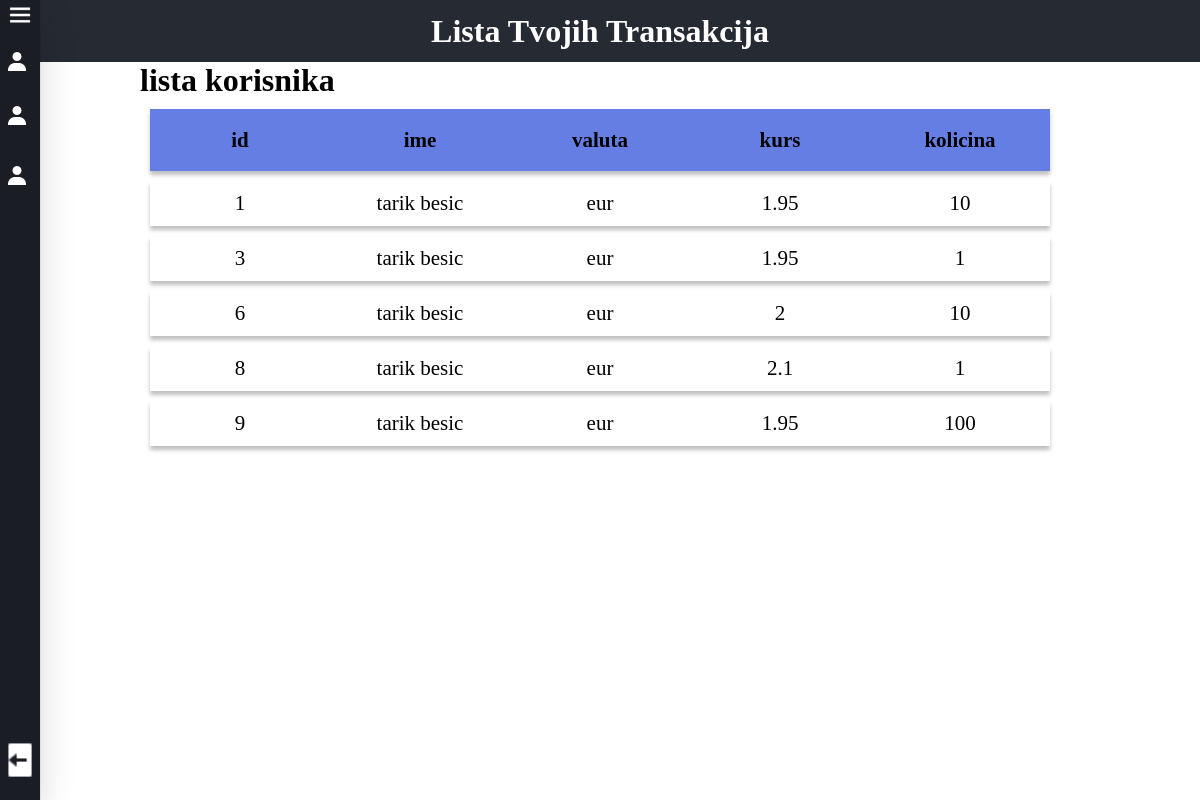
The app's page /transactionsUser.php with its own data.
### tables this page shows
CREATE TABLE IF NOT EXISTS `transactions` (
  `id` int(11) NOT NULL AUTO_INCREMENT,
  `username` text NOT NULL,
  `currency` text NOT NULL,
  `value` float NOT NULL,
  `bought` float NOT NULL,
  PRIMARY KEY (`id`)
);

### transactionsUser.php (the view, shortened to what this page needs)
<?php
include "konekcija.php";
$sql = "SELECT * FROM `transactions` WHERE transactions.username='tarik besic';";
$result = $konekcija->query($sql);
?>
<!DOCTYPE html>
<html lang="en">
<head>
    <link rel="stylesheet" href="./styles/user/transactions.css">
</head>
<body>
<div class="sidebar">
        <div class="upper">
            <div class="hamburger">
                <img src="./images/menu.png" class="img">
            </div>
            <a class="menu" href="dashboardUser.php">
                <img src="./images/123.png">
            </a>
            <a class="menu" href="convert.php">
                <img src="./images/123.png">
            </a>
            <a class="menu" href="transactionsUser.php">
                <img src="./images/123.png">
            </a>
        </div>
        <a class="logout" href="login.php">
            <img src="./images/logout.png" alt="">
        </a>
    </div>
    <div class="header">
        <h1>Lista Tvojih Transakcija </h1>
    </div>
    <div class="content">
        <div class="content">
            <div class="table-container">
                <div class="row">
                    <h1>lista korisnika</h1>
                </div>
                <div class="table">
                    <div class="row header">
                        <div class="cell header">id</div>
                        <div class="cell header">ime</div>
                        <div class="cell header">valuta</div>
                        <div class="cell header">kurs</div>
                        <div class="cell header">kolicina</div>
                    </div>
                    <?php
                    if ($result->num_rows > 0) {
                        while ($row = $result->fetch_assoc()) {
                    ?>
                            <div class="row">
                                <div class="cell "><?php echo $row['id']; ?> </div>
                                <div class="cell "><?php echo $row['username']; ?> </div>
                                <div class="cell "><?php echo $row['currency']; ?> </div>
                                <div class="cell "><?php echo $row['value']; ?> </div>
                                <div class="cell "><?php echo $row['bought']; ?> </div>
                            </div>
                    <?php       }
                    }
                    ?>
                </div>
            </div>
        </div>
    </div>
</body>
</html>

### styles/user/transactions.css (style rules this page uses)
* { margin: 0; padding: 0; -webkit-box-sizing: border-box; box-sizing: border-box; }
body { width: 100vw; height: 100vh; }
a { text-decoration: none; }
.sidebar { width: 40px; height: 100vh; position: fixed; top: 0; display: -webkit-box; display: -ms-flexbox; display: flex; -webkit-box-orient: vertical; -webkit-box-direction: normal; -ms-flex-direction: column; flex-direction: column; -webkit-box-pack: justify; -ms-flex-pack: justify; justify-content: space-between; background-color: #1a1d24; overflow: hidden; z-index: 100; -webkit-box-shadow: rgba(0, 0, 0, 0.16) 0px 10px 36px 0px, rgba(0, 0, 0, 0.06) 0px 0px 0px 1px; box-shadow: rgba(0, 0, 0, 0.16) 0px 10px 36px 0px, rgba(0, 0, 0, 0.06) 0px 0px 0px 1px; -webkit-transition: all 0.3s ease; transition: all 0.3s ease; }
.sidebar .hamburger { display: -webkit-box; display: -ms-flexbox; display: flex; -webkit-box-align: center; -ms-flex-align: center; align-items: center; -webkit-box-pack: end; -ms-flex-pack: end; justify-content: flex-end; padding-right: 5px; }
.sidebar .hamburger .img { width: 30px; height: 30px; }
.sidebar .menu { display: -webkit-box; display: -ms-flexbox; display: flex; cursor: pointer; -webkit-box-align: center; -ms-flex-align: center; align-items: center; width: 160px; margin: 10px 0; padding: 10px 0; }
.sidebar .menu img { margin-left: 5px; }
.sidebar .logout { margin-bottom: 20px; width: 160px; display: -webkit-box; display: -ms-flexbox; display: flex; -webkit-box-pack: start; -ms-flex-pack: start; justify-content: flex-start; -webkit-box-align: center; -ms-flex-align: center; align-items: center; font-size: 24px; color: white; cursor: pointer; }
.sidebar .logout img { width: 40px; height: 40px; }
.header { display: -webkit-box; display: -ms-flexbox; display: flex; -webkit-box-pack: center; -ms-flex-pack: center; justify-content: center; -webkit-box-align: center; -ms-flex-align: center; align-items: center; height: 62px; width: 100%; background-color: #262a33; }
.header h1 { color: white; }
.content { display: -webkit-box; display: -ms-flexbox; display: flex; -webkit-box-pack: center; -ms-flex-pack: center; justify-content: center; -webkit-box-align: center; -ms-flex-align: center; align-items: center; }
.content .table-container { overflow-x: auto; }
.content .table-container .row { display: -webkit-box; display: -ms-flexbox; display: flex; -webkit-box-pack: justify; -ms-flex-pack: justify; justify-content: space-between; -webkit-box-align: center; -ms-flex-align: center; align-items: center; }
.content .table-container .table { padding: 10px; min-width: -webkit-fit-content; min-width: -moz-fit-content; min-width: fit-content; display: -webkit-box; display: -ms-flexbox; display: flex; -webkit-box-orient: vertical; -webkit-box-direction: normal; -ms-flex-direction: column; flex-direction: column; width: 900px; -webkit-box-pack: justify; -ms-flex-pack: justify; justify-content: space-between; }
.content .table-container .table .row { display: -webkit-box; display: -ms-flexbox; display: flex; -ms-flex-pack: distribute; justify-content: space-around; -webkit-box-align: center; -ms-flex-align: center; align-items: center; background-color: white; margin-bottom: 10px; -webkit-box-shadow: 0px 4px 4px rgba(0, 0, 0, 0.25); box-shadow: 0px 4px 4px rgba(0, 0, 0, 0.25); }
.content .table-container .table .cell { background-color: white; padding: 10px; word-wrap: break-word; width: 180px; font-size: 21px; min-width: 100px; text-align: center; }
.content .table-container .table .header { background-color: #657ee4; font-weight: bold; }

### records on screen
transactions: id "1", username "tarik besic", currency "eur", value "1.95", bought "10"
transactions: id "3", username "tarik besic", currency "eur", value "1.95", bought "1"
transactions: id "6", username "tarik besic", currency "eur", value "2", bought "10"
transactions: id "8", username "tarik besic", currency "eur", value "2.1", bought "1"
transactions: id "9", username "tarik besic", currency "eur", value "1.95", bought "100"
